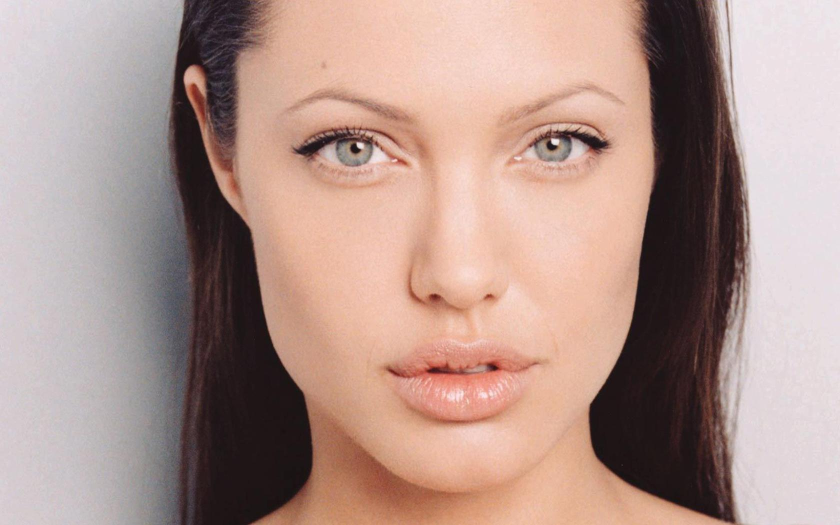
#> input picture angela.jpg, 1680 x 1050 px (shown at 1/2 size)
$ python scribble.py angela.jpg
#> lines starting #> are read from the running program, lines starting #| are printed output that depends on the picture; after the words box and inside, x2 and y2 are one past the last pixel; in counts of white or black regions, pixels touching at a corner belong together
#> further down, img_np is the input picture: shape (1050, 1680, 3); mean B, G, R 141.5, 149.5, 176.6
### utils.py
#!/usr/bin/env python3
import cv2
import math

def ensure_gray(img_np):
    #convert the image to grayscale if it is not already
    if len(img_np.shape) == 3:
        img_np = cv2.cvtColor(img_np,cv2.COLOR_BGR2GRAY)
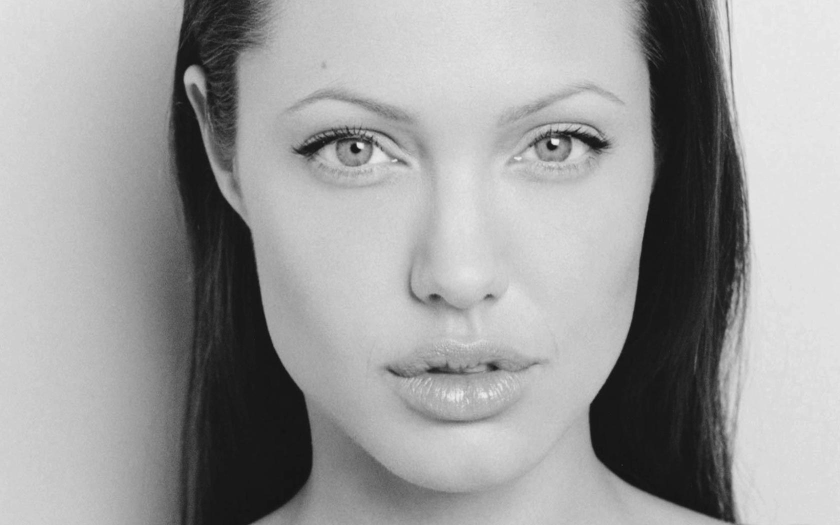
#> img_np: shape (1050, 1680) (shown at 1/2 size); min 15, max 241, mean 156.7
    return img_np

def crop_resize(img_np,out_w,out_h):
    """crops to the desired aspect ratio then resizes"""
#> called with out_w = 210, out_h = 297

    is_color = len(img_np.shape) > 2
#> is_color = False

    #calculate the aspect ratio of the paper
    target_aspect = out_w / out_h

    #get the size of the image
    image_h,image_w = img_np.shape[:2]
#> image_h = 1050; image_w = 1680

    crop_h = image_h
#> crop_h = 1050
    crop_w = crop_h * target_aspect
#> crop_w = 742.4

    if crop_w > image_w:
        crop_w = image_w
        crop_h = crop_w / target_aspect

    #get the pixel coordinates of the center crop
    x0 = int(round((image_w-crop_w)/2))
#> x0 = 469
    x1 = x0 + int(round(crop_w))
#> x1 = 1211
    y0 = int(round((image_h-crop_h)/2))
#> y0 = 0
    y1 = y0 + int(round(crop_h))
#> y1 = 1050

    #take a crop out of the image that has the same aspect ratio as the paper
    if is_color:
        img_np = img_np[y0:y1,x0:x1,:]
    else:
        img_np = img_np[y0:y1,x0:x1]
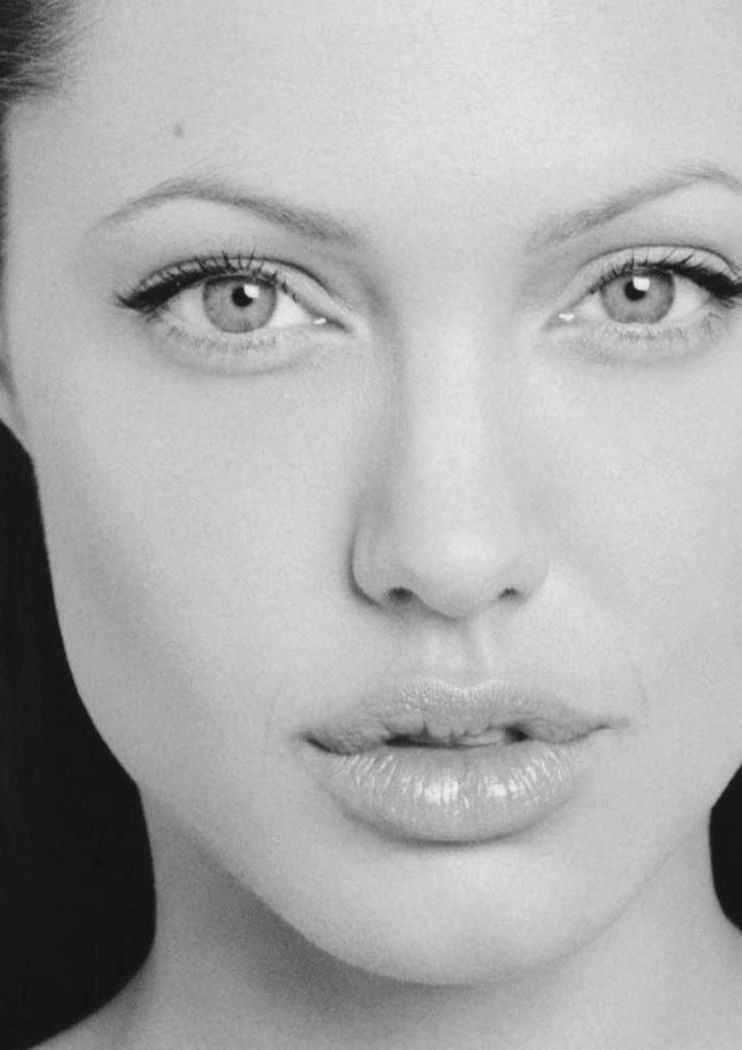
#> img_np: shape (1050, 742); min 16, max 241, mean 171.8

    #Resize the image to the desired size
    img_np = cv2.resize(img_np,(out_w,out_h))
#> img_np: shape (297, 210)

    return img_np

# [64 lines left out: functions count_points, thin_path_list, _cosine_angle, not called in this run]

### paper.py
#!/usr/bin/env python3
import math
def size(paper_size,orientation):
    paper_sizes = ["A0","A1","A2","A3","A4","A5","A6","A7","A8","A9","A10"]
    orientations = ["portrait", "landscape"]
    assert paper_size in paper_sizes, "Paper size muse be one of %s"%" ".join(paper_sizes)
    assert orientation in orientations, "Orientation must be either portrait or landscape"

    paper_type = paper_size[0]

    if paper_type == "A":
        i = int(paper_size[1:])
        a_const = 1.0 * math.pow(2.0,1/4)
        w = a_const*math.pow( 2, -(i+1)/2 )
        h = a_const*math.pow( 2, -i/2 )

    if orientation == "landscape":
        w,h = h,w

    return w,h


# [6 lines that do not run on import are left out]

### scribble.py
#!/usr/bin/env python3
import cv2
import math
import argparse
import utils
import json
import numpy as np

import paper
import utils
import plot_path

img_debug = True
animate = True

class Scribble():

    def __call__(self,img_np,paper_size,paper_orientation):
        img_raw = img_np
        # if img_debug: cv2.imshow("raw image",img_np)
        img_np = utils.ensure_gray(img_np)

        #Resize the image to a nominal size so that blurs and effects are proportionate
        image_w,image_h = paper.size("A4",paper_orientation)
        image_w = int(round(image_w*1000))
        image_h = int(round(image_h*1000))
        img_np = utils.crop_resize(img_np,image_w,image_h)
        if img_debug: cv2.imshow("nominal size",img_np)


        # #thresh hold the to solid white
        # mask = img_np > 150
        # img_np[mask] = 255
        # if img_debug: cv2.imshow("thresh",img_np)


        canvas = np.ones_like(img_np)*255

        if animate:
            cv2.namedWindow("crop",0)
            cv2.namedWindow("difference",0)
            cv2.namedWindow("canvas",0)


        border = 5/1000 #meters
        paper_w, paper_h = paper.size(paper_size,paper_orientation)
        draw_h = paper_h - 2*border
        draw_w = paper_w - 2*border

        path_list = []

        path_count = 0
        point_count = 0

        try:
            while True:
                path = []
                path_list.append(path)
                path_count += 1

                #blur difference image
                k = 7
                canvas_blur = cv2.GaussianBlur(canvas,(k,k),0)
#> canvas: shape (297, 210); every value is 255
                canvas_blur = cv2.GaussianBlur(canvas_blur,(k,k),0)
                # canvas_blur = cv2.GaussianBlur(canvas_blur,(k,k),0)

                #calculate difference image
                img_diff_np = cv2.subtract(canvas_blur,img_np)
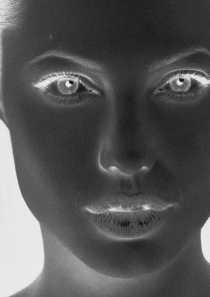
#> img_diff_np: shape (297, 210); min 17, max 237, mean 83.3


                #find the brigest pixel as a starting location
                rand_img = img_diff_np*np.random.rand(*img_np.shape)
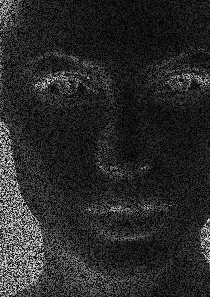
#> rand_img: shape (297, 210) float64; min 0.00287, max 233.6, mean 41.5
                brigest = np.argmax(rand_img)
#> brigest = 56100
                y,x = np.unravel_index(brigest,img_diff_np.shape)
#> y = 267; x = 30


                dx,dy = 0.,0.
                for i in range(100):


                    kernel=11
                    step = 5


                    x = np.clip(x, 0, image_w-1)
                    y = np.clip(y, 0, image_h-1)
                    M = np.array([[1,0,kernel/2 - x], [0,1, kernel/2 - y]], dtype="float32")
                    crop = cv2.warpAffine(img_diff_np,M,(kernel,kernel))


                    #find the centroid
                    h,w = crop.shape
                    dist = np.arange(w).reshape(1,w).astype("float")
                    crop_sum = np.sum(crop)+ 10e-6
                    xc = np.sum(crop * dist )/ crop_sum
                    yc = np.sum(crop * dist.T) / crop_sum


                    #get the vector from the center of the crop to the centroid
                    new_dx = xc - kernel//2
                    new_dy = yc - kernel//2

                    #get the length of the vector
                    l = math.sqrt(new_dx**2 + new_dy**2) + 10e-6

                    new_dx *= step/l
                    new_dy *= step/l

                    last_x,last_y = x,y

                    alpha = 0.05
                    dx += alpha*(new_dx - dx)
                    dy += alpha*(new_dy - dy)

                    x += dx
                    y += dy

                    x = np.clip(x, 0, image_w-1)
                    y = np.clip(y, 0, image_h-1)


                    cv2.line(img_diff_np,(int(round(last_x)),int(round(last_y))),(int(round(x)),int(round(y))),0)
                    cv2.line(canvas,(int(round(last_x)),int(round(last_y))),(int(round(x)),int(round(y))),0)


                    #scale from image coordinates to paper coordinates with border
                    x_draw = x / image_w * draw_w + border
                    y_draw = y / image_h * draw_h + border

                    #append this point to the path
                    path.append((x_draw,y_draw))
                    point_count += 1
                    #normalise the vector then scale by the step speed

                    # print(xc,yc,dx,dy,l)


                    if animate:
                        cv2.imshow("crop",(crop).astype("uint8"))
                        cv2.imshow("difference",img_diff_np)
                        cv2.imshow("canvas",canvas)
                        cv2.waitKey(1)

                    print(path_count,point_count)
#> this loop made 100 passes
#> (x, y, M, crop_sum, xc, yc, new_dx, new_dy) on passes 1 to 8: (30.19, 267.2, [[1, 0, -24.5], [0, 1, -261.5]], 28186, 5.01, 5.01, 3.78, 3.26), (30.6, 267.4, [[1, 0, -24.69], [0, 1, -261.7]], 27939, 5, 5, 4.67, 1.75), (30.88, 267.9, [[1, 0, -25.1], [0, 1, -261.9]], 27712, 5, 5, -2.28, 4.43), (31, 268.5, [[1, 0, -25.38], [0, 1, -262.4]], 27486, 5, 5, -2.9, 4.06), (31.13, 269.3, [[1, 0, -25.5], [0, 1, -263]], 27503, 5, 5.02, 0.277, 4.99), (31.26, 270.4, [[1, 0, -25.63], [0, 1, -263.8]], 27266, 5, 5.04, 0.19, 5), (31.4, 271.7, [[1, 0, -25.76], [0, 1, -264.9]], 27044, 5, 5.07, 0.289, 4.99), (31.55, 273.1, [[1, 0, -25.9], [0, 1, -266.2]], 26579, 5.01, 5.12, 0.315, 4.99)
#> (x, y, M, crop_sum, xc, yc, new_dx, new_dy) on pass 30: (0, 282.2, [[1, 0, 4.65], [0, 1, -277.3]], 14909, 7.27, 4.92, 5, -0.173)
#> pass 1, in __call__, `cv2.imshow("canvas",canvas)`:
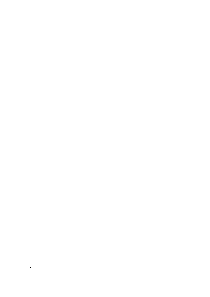
#> window 'canvas': shape (297, 210); 100% white; black in thin lines or dots, all inside (x1, y1, x2, y2) = (30, 267, 31, 268)
#> after the loop:
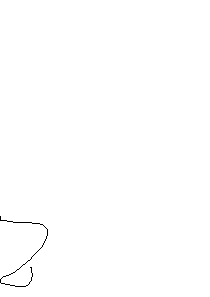
#> canvas: shape (297, 210); 99.7% white; black in thin lines or dots, all inside (x1, y1, x2, y2) = (0, 216, 48, 287)
#> after the loop:
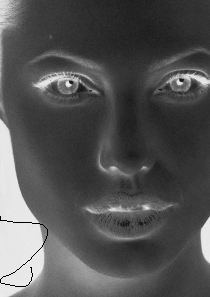
#> img_diff_np: shape (297, 210); 0.26% of pixels changed, all inside (x1, y1, x2, y2) = (0, 216, 48, 287)
        except KeyboardInterrupt:
            print("End Generation")


        return path_list


if __name__ == "__main__":
    parser = argparse.ArgumentParser()
    parser.add_argument("img_path", type=str, help="file path to an image" )
    args = parser.parse_args()


    img_np = cv2.imread(args.img_path)

    scribble = Scribble()

    path_list = scribble(img_np,"A4", "portrait")
    print("raw",utils.count_points(path_list))
    path_list = utils.thin_path_list(path_list)
    print("thin",utils.count_points(path_list))

    output_path = ".".join(args.img_path.split(".")[:-1]) + ".json"
    print(output_path)

    with open(output_path,'w') as f:
        json.dump(path_list,f,indent=4)

    plot_path.plot(path_list)

$ run again, on tom1.jpg
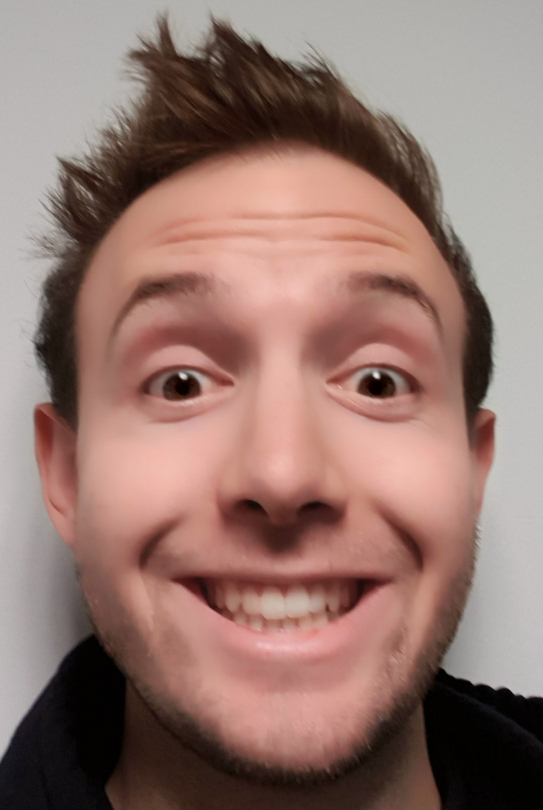
#> input picture tom1.jpg, 1086 x 1620 px (shown at 1/2 size)
#> img_np is the input picture: shape (1620, 1086, 3); mean B, G, R 111.2, 119.1, 148.6
#> in __call__, `rand_img = img_diff_np*np.random.rand(*img_np.shape)`:
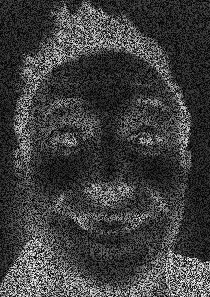
#> rand_img: shape (297, 210) float64; min 0.00575, max 254.4, mean 63.2
#> brigest = 53509
#> in __call__, `y,x = np.unravel_index(brigest,img_diff_np.shape)`: y = 254; x = 169
#> the loop in __call__, `for i in range(100):   ` made 100 passes
#> (x, y, M, crop_sum, xc, yc, new_dx, new_dy) on passes 1 to 5: (169, 254.2, [[1, 0, -163.5], [0, 1, -248.5]], 26741, 5, 5.34, -0.0115, 5), (169, 254.7, [[1, 0, -163.5], [0, 1, -248.7]], 26676, 5, 5.33, 0.0495, 5), (169, 255.5, [[1, 0, -163.5], [0, 1, -249.2]], 26847, 5.02, 5.3, 0.279, 4.99), (169.1, 256.4, [[1, 0, -163.5], [0, 1, -250]], 27421, 5.04, 5.26, 0.753, 4.94), (169.2, 257.5, [[1, 0, -163.6], [0, 1, -250.9]], 27880, 5.06, 5.2, 1.48, 4.78)
#> after the loop in __call__, `for i in range(100):`:
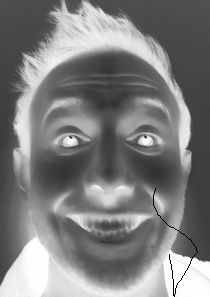
#> img_diff_np: shape (297, 210); min 0, max 255, mean 126.3

$ run again, on tom2.jpg
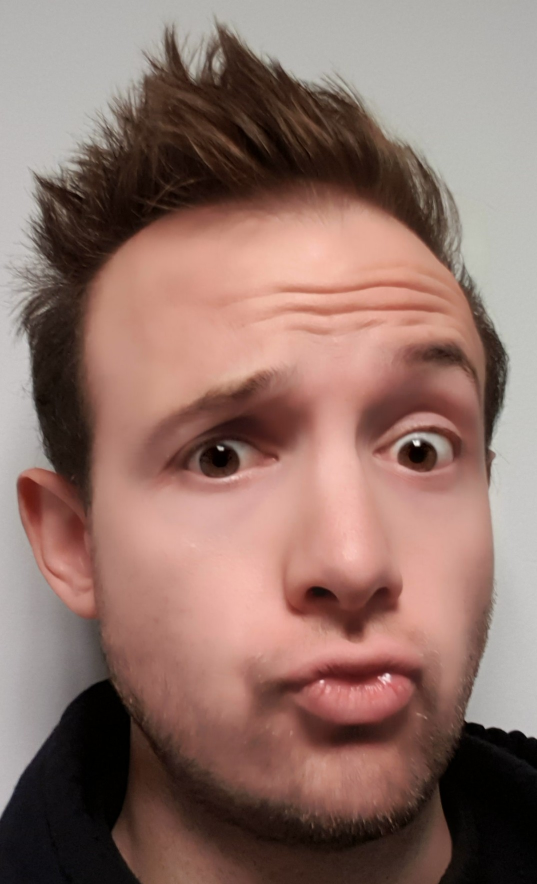
#> input picture tom2.jpg, 1073 x 1768 px (shown at 1/2 size)
#> img_np is the input picture: shape (1768, 1073, 3); mean B, G, R 105.3, 114, 143.8
#> in __call__, `rand_img = img_diff_np*np.random.rand(*img_np.shape)`:
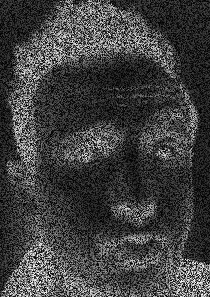
#> rand_img: shape (297, 210) float64; min 0.00509, max 254, mean 64.9
#> brigest = 56120
#> in __call__, `y,x = np.unravel_index(brigest,img_diff_np.shape)`: y = 267; x = 50
#> the loop in __call__, `for i in range(100):   ` made 100 passes
#> (x, y, M, crop_sum, xc, yc, new_dx, new_dy) on passes 1 to 5: (49.75, 267, [[1, 0, -44.5], [0, 1, -261.5]], 28752, 4.77, 5.03, -4.97, 0.544), (49.27, 267.1, [[1, 0, -44.25], [0, 1, -261.5]], 28605, 4.77, 5.02, -4.98, 0.455), (48.56, 267.1, [[1, 0, -43.77], [0, 1, -261.6]], 28586, 4.78, 5.02, -4.99, 0.357), (47.63, 267.2, [[1, 0, -43.06], [0, 1, -261.6]], 28938, 4.8, 5.01, -4.99, 0.304), (46.5, 267.3, [[1, 0, -42.13], [0, 1, -261.7]], 29133, 4.83, 5.01, -5, 0.17)
#> after the loop in __call__, `for i in range(100):`:
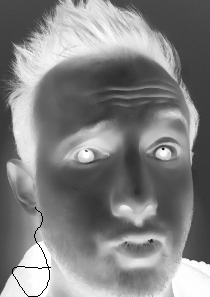
#> img_diff_np: shape (297, 210); min 0, max 255, mean 129.9
